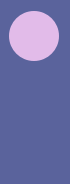
     <widget class="QFrame" name="frame">
      <property name="minimumSize">
       <size>
        <width>70</width>
        <height>0</height>
       </size>
      </property>
      <property name="maximumSize">
       <size>
        <width>70</width>
        <height>16777215</height>
       </size>
      </property>
      <property name="styleSheet">
       <string notr="true">background-color:rgb(90, 99, 156)</string>
      </property>
      <property name="frameShape">
       <enum>QFrame::NoFrame</enum>
      </property>
      <layout class="QVBoxLayout" name="verticalLayout_2">
       <property name="spacing">
        <number>2</number>
       </property>
       <property name="leftMargin">
        <number>0</number>
       </property>
       <property name="topMargin">
        <number>0</number>
       </property>
       <property name="rightMargin">
        <number>0</number>
       </property>
       <property name="bottomMargin">
        <number>0</number>
       </property>
       <item>
        <widget class="QFrame" name="frame_9">
         <property name="frameShape">
          <enum>QFrame::NoFrame</enum>
         </property>
        </widget>
       </item>
       <item>
        <widget class="QFrame" name="frame_10">
         <property name="styleSheet">
          <string notr="true">QPushButton{

border-radius: 25px;
}

QPushButton:checked{
background-color:#E2BBE9;

}

</string>
         </property>
         <property name="frameShape">
          <enum>QFrame::NoFrame</enum>
         </property>
         <layout class="QVBoxLayout" name="verticalLayout_3">
          <item>
           <widget class="QPushButton" name="mainButton_DB">
            <property name="minimumSize">
             <size>
              <width>50</width>
              <height>50</height>
             </size>
            </property>
            <property name="maximumSize">
             <size>
              <width>50</width>
              <height>50</height>
             </size>
            </property>
            <property name="cursor">
             <cursorShape>PointingHandCursor</cursorShape>
            </property>
            <property name="styleSheet">
             <string notr="true">border:0px;</string>
            </property>
            <property name="text">
             <string/>
            </property>
            <property name="icon">
             <iconset>
              <normaloff>Assets/database_white.png</normaloff>Assets/database_white.png</iconset>
            </property>
            <property name="iconSize">
             <size>
              <width>50</width>
              <height>50</height>
             </size>
            </property>
            <property name="checkable">
             <bool>true</bool>
            </property>
            <property name="checked">
             <bool>true</bool>
            </property>
            <property name="autoExclusive">
             <bool>true</bool>
            </property>
           </widget>
          </item>
          <item>
           <widget class="QPushButton" name="mainButton_visualizacion">
            <property name="minimumSize">
             <size>
              <width>50</width>
              <height>50</height>
             </size>
            </property>
            <property name="maximumSize">
             <size>
              <width>50</width>
              <height>50</height>
             </size>
            </property>
            <property name="cursor">
             <cursorShape>PointingHandCursor</cursorShape>
            </property>
            <property name="text">
             <string/>
            </property>
            <property name="icon">
             <iconset resource="resources.qrc">
              <normaloff>:/icons/Assets/display_white.png</normaloff>:/icons/Assets/display_white.png</iconset>
            </property>
            <property name="iconSize">
             <size>
              <width>4000</width>
              <height>50</height>
             </size>
            </property>
            <property name="checkable">
             <bool>true</bool>
            </property>
            <property name="checked">
             <bool>false</bool>
            </property>
            <property name="autoExclusive">
             <bool>true</bool>
            </property>
           </widget>
          </item>
          <item>
           <widget class="QPushButton" name="mainButton_anadirArchivo">
            <property name="minimumSize">
             <size>
              <width>50</width>
              <height>50</height>
             </size>
            </property>
            <property name="maximumSize">
             <size>
              <width>50</width>
              <height>50</height>
             </size>
            </property>
            <property name="cursor">
             <cursorShape>PointingHandCursor</cursorShape>
            </property>
            <property name="styleSheet">
             <string notr="true">border:0px;</string>
            </property>
            <property name="text">
             <string/>
            </property>
            <property name="icon">
             <iconset>
              <normaloff>Assets/addDicom_white.png</normaloff>Assets/addDicom_white.png</iconset>
            </property>
            <property name="iconSize">
             <size>
              <width>50</width>
              <height>50</height>
             </size>
            </property>
            <property name="checkable">
             <bool>true</bool>
            </property>
            <property name="autoExclusive">
             <bool>true</bool>
            </property>
           </widget>
          </item>
         </layout>
        </widget>
       </item>
       <item>
        <widget class="QFrame" name="frame_11">
         <property name="frameShape">
          <enum>QFrame::NoFrame</enum>
         </property>
        </widget>
       </item>
      </layout>
     </widget>
